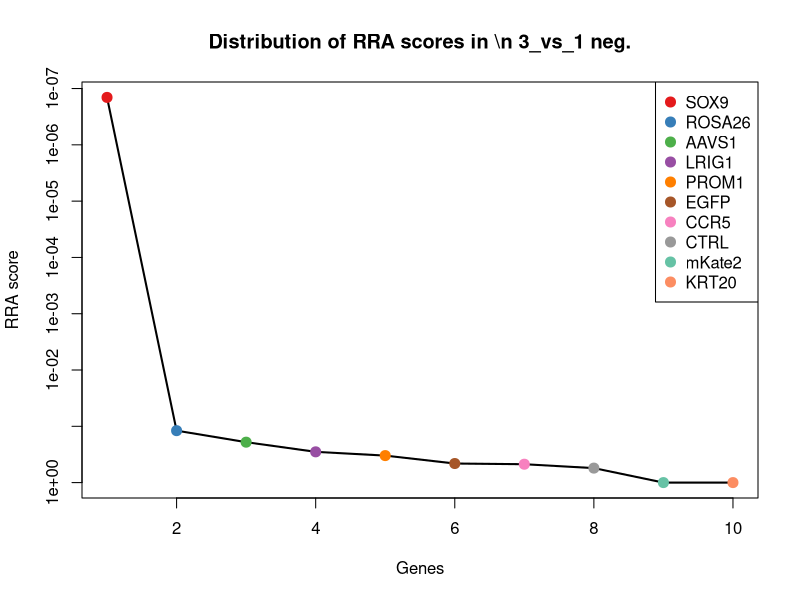
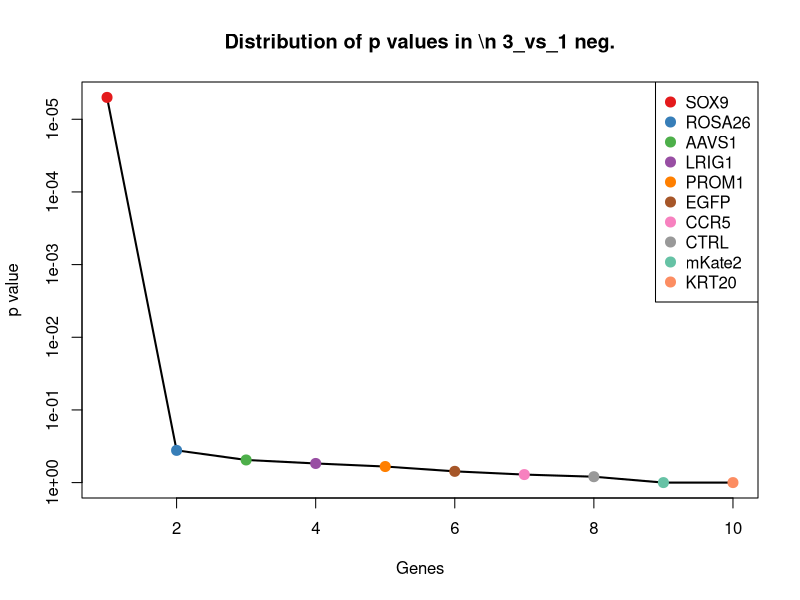
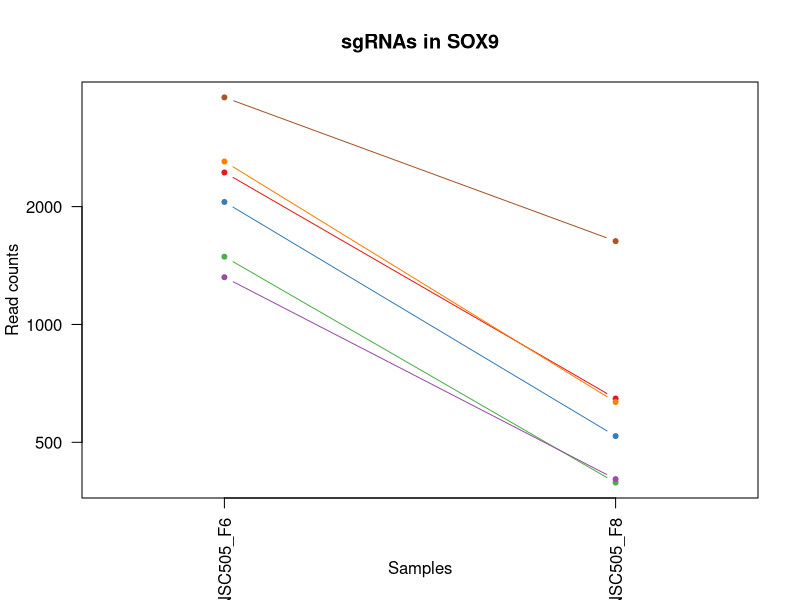
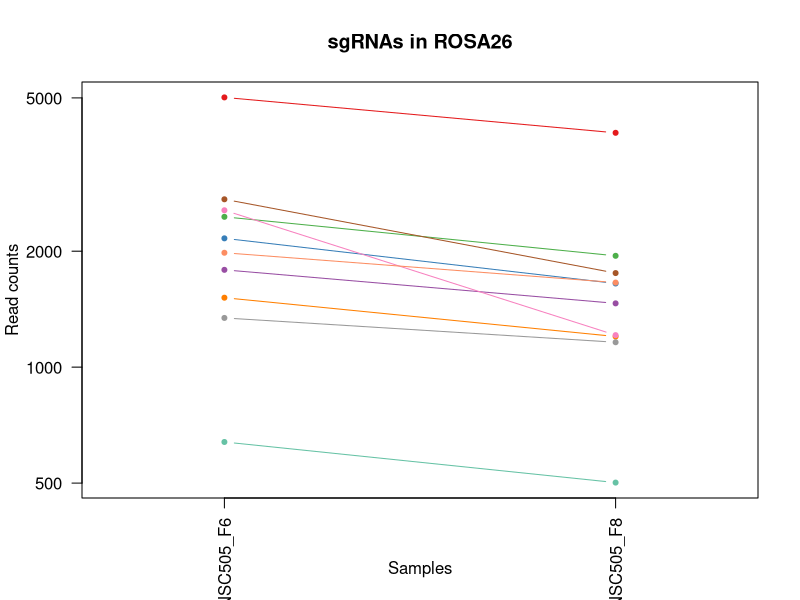
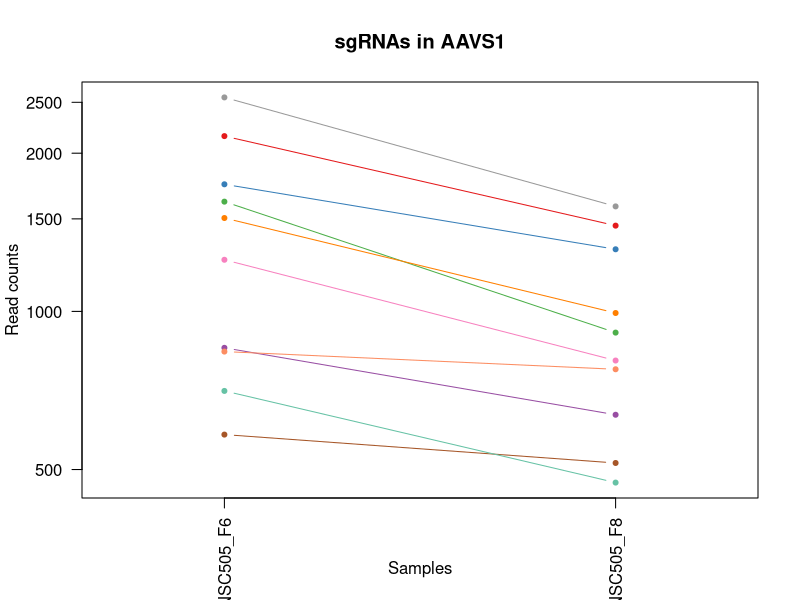
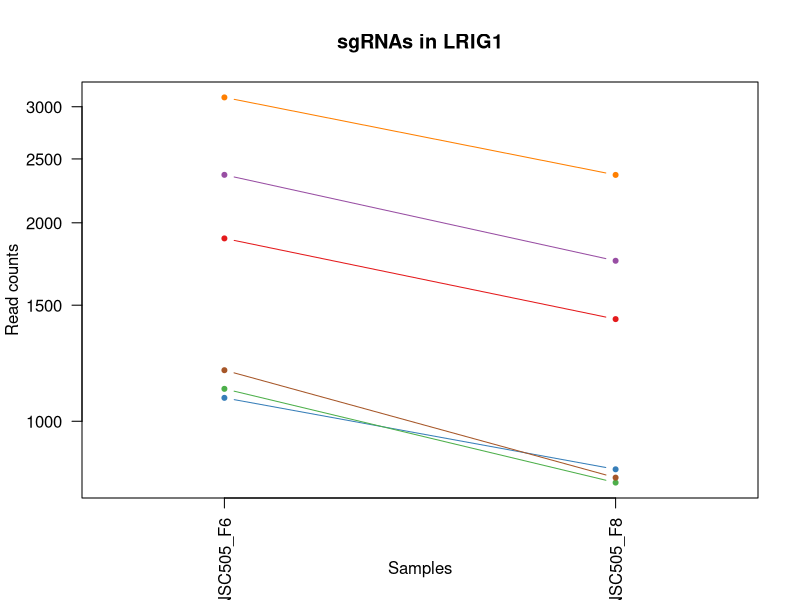
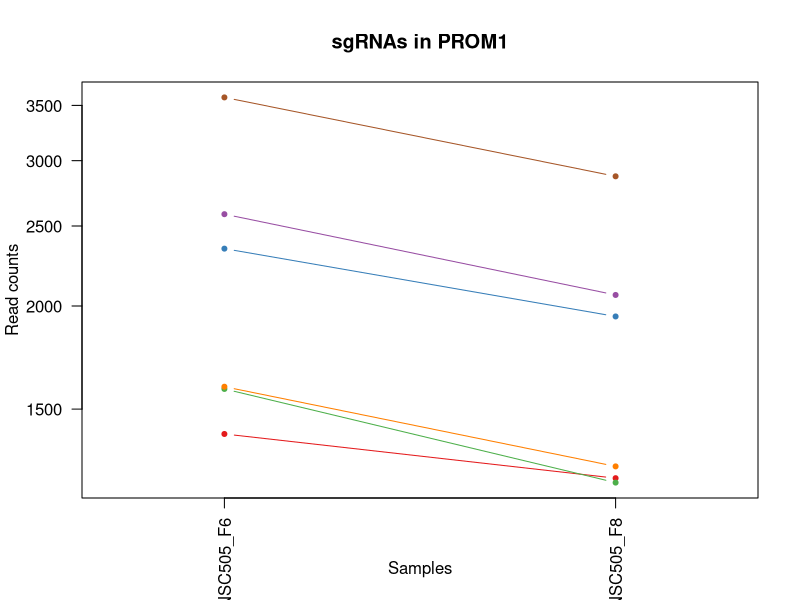
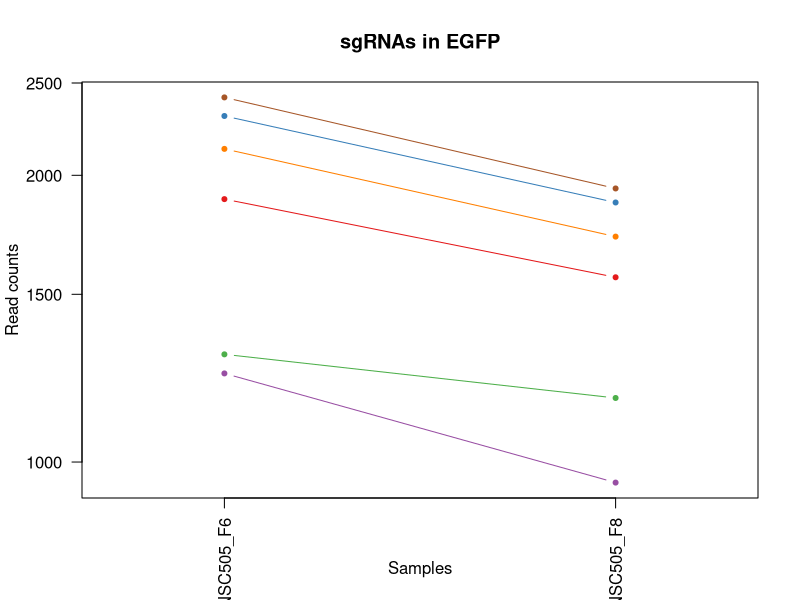

Write R code to recreate these figures, in order. (Note: this script raises an error after producing the figures.)
pdf(file='S5B_c1_t3.pdf',width=4.5,height=4.5);
gstable=read.table('S5B_c1_t3.gene_summary.txt',header=T)
# 
#
# parameters
# Do not modify the variables beginning with "__"

# gstablename='__GENE_SUMMARY_FILE__'
startindex=3
# outputfile='__OUTPUT_FILE__'
targetgenelist=c("SOX9","ROSA26","AAVS1","LRIG1","PROM1","EGFP","CCR5","CTRL","mKate2","KRT20")
# samplelabel=sub('.\\w+.\\w+$','',colnames(gstable)[startindex]);
samplelabel='3_vs_1 neg.'


# You need to write some codes in front of this code:
# gstable=read.table(gstablename,header=T)
# pdf(file=outputfile,width=6,height=6)


# set up color using RColorBrewer
#library(RColorBrewer)
#colors <- brewer.pal(length(targetgenelist), "Set1")

colors=c( "#E41A1C", "#377EB8", "#4DAF4A", "#984EA3", "#FF7F00",  "#A65628", "#F781BF",
          "#999999", "#66C2A5", "#FC8D62", "#8DA0CB", "#E78AC3", "#A6D854", "#FFD92F", "#E5C494", "#B3B3B3", 
          "#8DD3C7", "#FFFFB3", "#BEBADA", "#FB8072", "#80B1D3", "#FDB462", "#B3DE69", "#FCCDE5",
          "#D9D9D9", "#BC80BD", "#CCEBC5", "#FFED6F")

######
# function definition

plotrankedvalues<-function(val, tglist, ...){
  
  plot(val,log='y',ylim=c(max(val),min(val)),type='l',lwd=2, ...)
  if(length(tglist)>0){
    for(i in 1:length(tglist)){
      targetgene=tglist[i];
      tx=which(names(val)==targetgene);ty=val[targetgene];
      points(tx,ty,col=colors[(i %% length(colors)) ],cex=2,pch=20)
      # text(tx+50,ty,targetgene,col=colors[i])
    }
    legend('topright',tglist,pch=20,pt.cex = 2,cex=1,col=colors)
  }
}



plotrandvalues<-function(val,targetgenelist, ...){
  # choose the one with the best distance distribution
  
  mindiffvalue=0;
  randval=val;
  for(i in 1:20){
    randval0=sample(val)
    vindex=sort(which(names(randval0) %in% targetgenelist))
    if(max(vindex)>0.9*length(val)){
      # print('pass...')
      next;
    }
    mindiffind=min(diff(vindex));
    if (mindiffind > mindiffvalue){
      mindiffvalue=mindiffind;
      randval=randval0;
      # print(paste('Diff: ',mindiffvalue))
    }
  }
  plot(randval,log='y',ylim=c(max(randval),min(randval)),pch=20,col='grey', ...)
  
  if(length(targetgenelist)>0){
    for(i in 1:length(targetgenelist)){
      targetgene=targetgenelist[i];
      tx=which(names(randval)==targetgene);ty=randval[targetgene];
      points(tx,ty,col=colors[(i %% length(colors)) ],cex=2,pch=20)
      text(tx+50,ty,targetgene,col=colors[i])
    }
  }
  
}




# set.seed(1235)



pvec=gstable[,startindex]
names(pvec)=gstable[,'id']
pvec=sort(pvec);

plotrankedvalues(pvec,targetgenelist,xlab='Genes',ylab='RRA score',main=paste('Distribution of RRA scores in \\n',samplelabel))

# plotrandvalues(pvec,targetgenelist,xlab='Genes',ylab='RRA score',main=paste('Distribution of RRA scores in \\n',samplelabel))


pvec=gstable[,startindex+1]
names(pvec)=gstable[,'id']
pvec=sort(pvec);

plotrankedvalues(pvec,targetgenelist,xlab='Genes',ylab='p value',main=paste('Distribution of p values in \\n',samplelabel))

# plotrandvalues(pvec,targetgenelist,xlab='Genes',ylab='p value',main=paste('Distribution of p values in \\n',samplelabel))



# you need to write after this code:
# dev.off()






# parameters
# Do not modify the variables beginning with "__"
targetmat=list(c(2444.0679644399133,645.7950929141068),c(2054.5632158491244,517.6451291639638),c(1488.6415582273926,393.53138474453385),c(1319.1623928100264,401.6038234059602),c(2606.6093862437033,632.677380089289),c(3800.8923940093546,1631.6416644407982))
targetgene="SOX9"
collabel=c("S38_MNSC505_F6","S40_MNSC505_F8")

# set up color using RColorBrewer
#library(RColorBrewer)
#colors <- brewer.pal(length(targetgenelist), "Set1")

colors=c( "#E41A1C", "#377EB8", "#4DAF4A", "#984EA3", "#FF7F00",  "#A65628", "#F781BF",
          "#999999", "#66C2A5", "#FC8D62", "#8DA0CB", "#E78AC3", "#A6D854", "#FFD92F", "#E5C494", "#B3B3B3", 
          "#8DD3C7", "#FFFFB3", "#BEBADA", "#FB8072", "#80B1D3", "#FDB462", "#B3DE69", "#FCCDE5",
          "#D9D9D9", "#BC80BD", "#CCEBC5", "#FFED6F")


## code

targetmatvec=unlist(targetmat)+1
yrange=range(targetmatvec[targetmatvec>0]);
# yrange[1]=1; # set the minimum value to 1
for(i in 1:length(targetmat)){
  vali=targetmat[[i]]+1;
  if(i==1){
    plot(1:length(vali),vali,type='b',las=1,pch=20,main=paste('sgRNAs in',targetgene),ylab='Read counts',xlab='Samples',xlim=c(0.7,length(vali)+0.3),ylim = yrange,col=colors[(i %% length(colors))],xaxt='n',log='y')
    axis(1,at=1:length(vali),labels=(collabel),las=2)
    # lines(0:100,rep(1,101),col='black');
  }else{
    lines(1:length(vali),vali,type='b',pch=20,col=colors[(i %% length(colors))])
  }
}




# parameters
# Do not modify the variables beginning with "__"
targetmat=list(c(5014.006420154713,4057.409482199412),c(2158.6293700527704,1647.7865417636508),c(2454.9701329755335,1944.4486625710686),c(1787.9556398416885,1463.1295073835233),c(1513.4192139901654,1199.7661960544892),c(2726.533240135524,1753.7372991948714),c(2553.089649796114,1209.8567443812722),c(1340.9667298812665,1159.4040027473575),c(638.2724124490285,500.49119700843283),c(1980.2302485608059,1656.8680352577555))
targetgene="ROSA26"
collabel=c("S38_MNSC505_F6","S40_MNSC505_F8")

# set up color using RColorBrewer
#library(RColorBrewer)
#colors <- brewer.pal(length(targetgenelist), "Set1")

colors=c( "#E41A1C", "#377EB8", "#4DAF4A", "#984EA3", "#FF7F00",  "#A65628", "#F781BF",
          "#999999", "#66C2A5", "#FC8D62", "#8DA0CB", "#E78AC3", "#A6D854", "#FFD92F", "#E5C494", "#B3B3B3", 
          "#8DD3C7", "#FFFFB3", "#BEBADA", "#FB8072", "#80B1D3", "#FDB462", "#B3DE69", "#FCCDE5",
          "#D9D9D9", "#BC80BD", "#CCEBC5", "#FFED6F")


## code

targetmatvec=unlist(targetmat)+1
yrange=range(targetmatvec[targetmatvec>0]);
# yrange[1]=1; # set the minimum value to 1
for(i in 1:length(targetmat)){
  vali=targetmat[[i]]+1;
  if(i==1){
    plot(1:length(vali),vali,type='b',las=1,pch=20,main=paste('sgRNAs in',targetgene),ylab='Read counts',xlab='Samples',xlim=c(0.7,length(vali)+0.3),ylim = yrange,col=colors[(i %% length(colors))],xaxt='n',log='y')
    axis(1,at=1:length(vali),labels=(collabel),las=2)
    # lines(0:100,rep(1,101),col='black');
  }else{
    lines(1:length(vali),vali,type='b',pch=20,col=colors[(i %% length(colors))])
  }
}




# parameters
# Do not modify the variables beginning with "__"
targetmat=list(c(2154.6649451307267,1455.057068722097),c(1744.3469656992083,1311.7712824817795),c(1616.4942619633005,910.1674590758194),c(851.360252008875,634.6954897546457),c(1504.4992579155671,991.900900522761),c(581.7793573099065,513.6089098332507),c(1252.758275365795,805.2257564772771),c(2553.089649796114,1583.2070324722401),c(704.6765298932597,471.22860686076234),c(837.4847647817222,774.9541114969282))
targetgene="AAVS1"
collabel=c("S38_MNSC505_F6","S40_MNSC505_F8")

# set up color using RColorBrewer
#library(RColorBrewer)
#colors <- brewer.pal(length(targetgenelist), "Set1")

colors=c( "#E41A1C", "#377EB8", "#4DAF4A", "#984EA3", "#FF7F00",  "#A65628", "#F781BF",
          "#999999", "#66C2A5", "#FC8D62", "#8DA0CB", "#E78AC3", "#A6D854", "#FFD92F", "#E5C494", "#B3B3B3", 
          "#8DD3C7", "#FFFFB3", "#BEBADA", "#FB8072", "#80B1D3", "#FDB462", "#B3DE69", "#FCCDE5",
          "#D9D9D9", "#BC80BD", "#CCEBC5", "#FFED6F")


## code

targetmatvec=unlist(targetmat)+1
yrange=range(targetmatvec[targetmatvec>0]);
# yrange[1]=1; # set the minimum value to 1
for(i in 1:length(targetmat)){
  vali=targetmat[[i]]+1;
  if(i==1){
    plot(1:length(vali),vali,type='b',las=1,pch=20,main=paste('sgRNAs in',targetgene),ylab='Read counts',xlab='Samples',xlim=c(0.7,length(vali)+0.3),ylim = yrange,col=colors[(i %% length(colors))],xaxt='n',log='y')
    axis(1,at=1:length(vali),labels=(collabel),las=2)
    # lines(0:100,rep(1,101),col='black');
  }else{
    lines(1:length(vali),vali,type='b',pch=20,col=colors[(i %% length(colors))])
  }
}




# parameters
# Do not modify the variables beginning with "__"
targetmat=list(c(1893.0129002758454,1427.812588239783),c(1084.2702161789398,844.5788949517304),c(1118.9589342468216,806.2348113099553),c(2363.7883597685295,1750.7101346968366),c(3098.198076577117,2363.20641813256),c(1194.2830077656513,820.3615789674514))
targetgene="LRIG1"
collabel=c("S38_MNSC505_F6","S40_MNSC505_F8")

# set up color using RColorBrewer
#library(RColorBrewer)
#colors <- brewer.pal(length(targetgenelist), "Set1")

colors=c( "#E41A1C", "#377EB8", "#4DAF4A", "#984EA3", "#FF7F00",  "#A65628", "#F781BF",
          "#999999", "#66C2A5", "#FC8D62", "#8DA0CB", "#E78AC3", "#A6D854", "#FFD92F", "#E5C494", "#B3B3B3", 
          "#8DD3C7", "#FFFFB3", "#BEBADA", "#FB8072", "#80B1D3", "#FDB462", "#B3DE69", "#FCCDE5",
          "#D9D9D9", "#BC80BD", "#CCEBC5", "#FFED6F")


## code

targetmatvec=unlist(targetmat)+1
yrange=range(targetmatvec[targetmatvec>0]);
# yrange[1]=1; # set the minimum value to 1
for(i in 1:length(targetmat)){
  vali=targetmat[[i]]+1;
  if(i==1){
    plot(1:length(vali),vali,type='b',las=1,pch=20,main=paste('sgRNAs in',targetgene),ylab='Read counts',xlab='Samples',xlim=c(0.7,length(vali)+0.3),ylim = yrange,col=colors[(i %% length(colors))],xaxt='n',log='y')
    axis(1,at=1:length(vali),labels=(collabel),las=2)
    # lines(0:100,rep(1,101),col='black');
  }else{
    lines(1:length(vali),vali,type='b',pch=20,col=colors[(i %% length(colors))])
  }
}




# parameters
# Do not modify the variables beginning with "__"
targetmat=list(c(1398.4508912508995,1236.0921700309077),c(2345.948447619333,1941.4214980730337),c(1585.769968817462,1220.9563475407333),c(2582.8228367114416,2061.4990231617508),c(1595.6810311225713,1277.4634181707177),c(3577.893492144399,2870.7609989697407))
targetgene="PROM1"
collabel=c("S38_MNSC505_F6","S40_MNSC505_F8")

# set up color using RColorBrewer
#library(RColorBrewer)
#colors <- brewer.pal(length(targetgenelist), "Set1")

colors=c( "#E41A1C", "#377EB8", "#4DAF4A", "#984EA3", "#FF7F00",  "#A65628", "#F781BF",
          "#999999", "#66C2A5", "#FC8D62", "#8DA0CB", "#E78AC3", "#A6D854", "#FFD92F", "#E5C494", "#B3B3B3", 
          "#8DD3C7", "#FFFFB3", "#BEBADA", "#FB8072", "#80B1D3", "#FDB462", "#B3DE69", "#FCCDE5",
          "#D9D9D9", "#BC80BD", "#CCEBC5", "#FFED6F")


## code

targetmatvec=unlist(targetmat)+1
yrange=range(targetmatvec[targetmatvec>0]);
# yrange[1]=1; # set the minimum value to 1
for(i in 1:length(targetmat)){
  vali=targetmat[[i]]+1;
  if(i==1){
    plot(1:length(vali),vali,type='b',las=1,pch=20,main=paste('sgRNAs in',targetgene),ylab='Read counts',xlab='Samples',xlim=c(0.7,length(vali)+0.3),ylim = yrange,col=colors[(i %% length(colors))],xaxt='n',log='y')
    axis(1,at=1:length(vali),labels=(collabel),las=2)
    # lines(0:100,rep(1,101),col='black');
  }else{
    lines(1:length(vali),vali,type='b',pch=20,col=colors[(i %% length(colors))])
  }
}




# parameters
# Do not modify the variables beginning with "__"
targetmat=list(c(1887.06626289278,1562.016880985996),c(2307.2953046294074,1871.7967146182316),c(1296.3669495082754,1166.4673865761056),c(1237.8916819081314,950.5296523829511),c(2130.878395598465,1723.4656542145228),c(2413.343671294075,1936.3762239096422))
targetgene="EGFP"
collabel=c("S38_MNSC505_F6","S40_MNSC505_F8")

# set up color using RColorBrewer
#library(RColorBrewer)
#colors <- brewer.pal(length(targetgenelist), "Set1")

colors=c( "#E41A1C", "#377EB8", "#4DAF4A", "#984EA3", "#FF7F00",  "#A65628", "#F781BF",
          "#999999", "#66C2A5", "#FC8D62", "#8DA0CB", "#E78AC3", "#A6D854", "#FFD92F", "#E5C494", "#B3B3B3", 
          "#8DD3C7", "#FFFFB3", "#BEBADA", "#FB8072", "#80B1D3", "#FDB462", "#B3DE69", "#FCCDE5",
          "#D9D9D9", "#BC80BD", "#CCEBC5", "#FFED6F")


## code

targetmatvec=unlist(targetmat)+1
yrange=range(targetmatvec[targetmatvec>0]);
# yrange[1]=1; # set the minimum value to 1
for(i in 1:length(targetmat)){
  vali=targetmat[[i]]+1;
  if(i==1){
    plot(1:length(vali),vali,type='b',las=1,pch=20,main=paste('sgRNAs in',targetgene),ylab='Read counts',xlab='Samples',xlim=c(0.7,length(vali)+0.3),ylim = yrange,col=colors[(i %% length(colors))],xaxt='n',log='y')
    axis(1,at=1:length(vali),labels=(collabel),las=2)
    # lines(0:100,rep(1,101),col='black');
  }else{
    lines(1:length(vali),vali,type='b',pch=20,col=colors[(i %% length(colors))])
  }
}




# parameters
# Do not modify the variables beginning with "__"
targetmat=list(c(1221.0428759894457,861.7328271072614),c(2047.625472235548,1415.7039302476437),c(1106.0745532501799,832.4702369595909),c(956.4175124430319,638.7317090853588),c(1211.1318136843367,953.5568168809859),c(1639.2897052650515,939.4300492234898),c(2617.5115547793234,2108.92460029763),c(1596.6721373530822,1387.4503949326515),c(1045.617073189014,651.8494219101766),c(1485.6682395358598,1079.6886709657724))
targetgene="CCR5"
collabel=c("S38_MNSC505_F6","S40_MNSC505_F8")

# set up color using RColorBrewer
#library(RColorBrewer)
#colors <- brewer.pal(length(targetgenelist), "Set1")

colors=c( "#E41A1C", "#377EB8", "#4DAF4A", "#984EA3", "#FF7F00",  "#A65628", "#F781BF",
          "#999999", "#66C2A5", "#FC8D62", "#8DA0CB", "#E78AC3", "#A6D854", "#FFD92F", "#E5C494", "#B3B3B3", 
          "#8DD3C7", "#FFFFB3", "#BEBADA", "#FB8072", "#80B1D3", "#FDB462", "#B3DE69", "#FCCDE5",
          "#D9D9D9", "#BC80BD", "#CCEBC5", "#FFED6F")


## code

targetmatvec=unlist(targetmat)+1
yrange=range(targetmatvec[targetmatvec>0]);
# yrange[1]=1; # set the minimum value to 1
for(i in 1:length(targetmat)){
  vali=targetmat[[i]]+1;
  if(i==1){
    plot(1:length(vali),vali,type='b',las=1,pch=20,main=paste('sgRNAs in',targetgene),ylab='Read counts',xlab='Samples',xlim=c(0.7,length(vali)+0.3),ylim = yrange,col=colors[(i %% length(colors))],xaxt='n',log='y')
    axis(1,at=1:length(vali),labels=(collabel),las=2)
    # lines(0:100,rep(1,101),col='black');
  }else{
    lines(1:length(vali),vali,type='b',pch=20,col=colors[(i %% length(colors))])
  }
}




# parameters
# Do not modify the variables beginning with "__"
targetmat=list(c(1384.5754040237466,1169.4945510741404),c(1257.7138065183497,1063.5437936429198),c(4161.655061915328,3520.5923112145606),c(762.1606912628928,568.0978707978784),c(1388.5398289457903,1136.1957415957568),c(2888.083555708803,2101.861216468882),c(1874.181881896138,1348.097256458198),c(1543.1524009054929,1193.7118670584193),c(1385.5665102542575,1152.3406189186094),c(2334.0551728532023,2051.408474834968))
targetgene="CTRL"
collabel=c("S38_MNSC505_F6","S40_MNSC505_F8")

# set up color using RColorBrewer
#library(RColorBrewer)
#colors <- brewer.pal(length(targetgenelist), "Set1")

colors=c( "#E41A1C", "#377EB8", "#4DAF4A", "#984EA3", "#FF7F00",  "#A65628", "#F781BF",
          "#999999", "#66C2A5", "#FC8D62", "#8DA0CB", "#E78AC3", "#A6D854", "#FFD92F", "#E5C494", "#B3B3B3", 
          "#8DD3C7", "#FFFFB3", "#BEBADA", "#FB8072", "#80B1D3", "#FDB462", "#B3DE69", "#FCCDE5",
          "#D9D9D9", "#BC80BD", "#CCEBC5", "#FFED6F")


## code

targetmatvec=unlist(targetmat)+1
yrange=range(targetmatvec[targetmatvec>0]);
# yrange[1]=1; # set the minimum value to 1
for(i in 1:length(targetmat)){
  vali=targetmat[[i]]+1;
  if(i==1){
    plot(1:length(vali),vali,type='b',las=1,pch=20,main=paste('sgRNAs in',targetgene),ylab='Read counts',xlab='Samples',xlim=c(0.7,length(vali)+0.3),ylim = yrange,col=colors[(i %% length(colors))],xaxt='n',log='y')
    axis(1,at=1:length(vali),labels=(collabel),las=2)
    # lines(0:100,rep(1,101),col='black');
  }else{
    lines(1:length(vali),vali,type='b',pch=20,col=colors[(i %% length(colors))])
  }
}




# parameters
# Do not modify the variables beginning with "__"
targetmat=list(c(819.6448526325257,3545.818682031518),c(1070.3947289517869,4232.9850230854345),c(893.9778199208442,3755.702087228603),c(1027.7771610398177,2211.848193230816),c(790.9027719477092,2932.3133437631163),c(1368.717704335572,5607.317705193269))
targetgene="mKate2"
collabel=c("S38_MNSC505_F6","S40_MNSC505_F8")

# set up color using RColorBrewer
#library(RColorBrewer)
#colors <- brewer.pal(length(targetgenelist), "Set1")

colors=c( "#E41A1C", "#377EB8", "#4DAF4A", "#984EA3", "#FF7F00",  "#A65628", "#F781BF",
          "#999999", "#66C2A5", "#FC8D62", "#8DA0CB", "#E78AC3", "#A6D854", "#FFD92F", "#E5C494", "#B3B3B3", 
          "#8DD3C7", "#FFFFB3", "#BEBADA", "#FB8072", "#80B1D3", "#FDB462", "#B3DE69", "#FCCDE5",
          "#D9D9D9", "#BC80BD", "#CCEBC5", "#FFED6F")


## code

targetmatvec=unlist(targetmat)+1
yrange=range(targetmatvec[targetmatvec>0]);
# yrange[1]=1; # set the minimum value to 1
for(i in 1:length(targetmat)){
  vali=targetmat[[i]]+1;
  if(i==1){
    plot(1:length(vali),vali,type='b',las=1,pch=20,main=paste('sgRNAs in',targetgene),ylab='Read counts',xlab='Samples',xlim=c(0.7,length(vali)+0.3),ylim = yrange,col=colors[(i %% length(colors))],xaxt='n',log='y')
    axis(1,at=1:length(vali),labels=(collabel),las=2)
    # lines(0:100,rep(1,101),col='black');
  }else{
    lines(1:length(vali),vali,type='b',pch=20,col=colors[(i %% length(colors))])
  }
}




# parameters
# Do not modify the variables beginning with "__"
targetmat=list(c(1146.7099087011272,3761.7564162246726),c(1378.628766640681,5299.555981226389),c(1404.3975286339648,4498.366444079826),c(665.0322806728232,2135.1600259472657),c(1983.2035672523386,7018.985416110199),c(970.2929996701846,2947.449166253291))
targetgene="KRT20"
collabel=c("S38_MNSC505_F6","S40_MNSC505_F8")

# set up color using RColorBrewer
#library(RColorBrewer)
#colors <- brewer.pal(length(targetgenelist), "Set1")

colors=c( "#E41A1C", "#377EB8", "#4DAF4A", "#984EA3", "#FF7F00",  "#A65628", "#F781BF",
          "#999999", "#66C2A5", "#FC8D62", "#8DA0CB", "#E78AC3", "#A6D854", "#FFD92F", "#E5C494", "#B3B3B3", 
          "#8DD3C7", "#FFFFB3", "#BEBADA", "#FB8072", "#80B1D3", "#FDB462", "#B3DE69", "#FCCDE5",
          "#D9D9D9", "#BC80BD", "#CCEBC5", "#FFED6F")


## code

targetmatvec=unlist(targetmat)+1
yrange=range(targetmatvec[targetmatvec>0]);
# yrange[1]=1; # set the minimum value to 1
for(i in 1:length(targetmat)){
  vali=targetmat[[i]]+1;
  if(i==1){
    plot(1:length(vali),vali,type='b',las=1,pch=20,main=paste('sgRNAs in',targetgene),ylab='Read counts',xlab='Samples',xlim=c(0.7,length(vali)+0.3),ylim = yrange,col=colors[(i %% length(colors))],xaxt='n',log='y')
    axis(1,at=1:length(vali),labels=(collabel),las=2)
    # lines(0:100,rep(1,101),col='black');
  }else{
    lines(1:length(vali),vali,type='b',pch=20,col=colors[(i %% length(colors))])
  }
}



# 
#
# parameters
# Do not modify the variables beginning with "__"

# gstablename='__GENE_SUMMARY_FILE__'
startindex=9
# outputfile='__OUTPUT_FILE__'
targetgenelist=c("mKate2","KRT20","EGFP","PROM1","AAVS1","LRIG1","ROSA26","CTRL","CCR5","SOX9")
# samplelabel=sub('.\\w+.\\w+$','',colnames(gstable)[startindex]);
samplelabel='3_vs_1 pos.'


# You need to write some codes in front of this code:
# gstable=read.table(gstablename,header=T)
# pdf(file=outputfile,width=6,height=6)


# set up color using RColorBrewer
#library(RColorBrewer)
#colors <- brewer.pal(length(targetgenelist), "Set1")

colors=c( "#E41A1C", "#377EB8", "#4DAF4A", "#984EA3", "#FF7F00",  "#A65628", "#F781BF",
          "#999999", "#66C2A5", "#FC8D62", "#8DA0CB", "#E78AC3", "#A6D854", "#FFD92F", "#E5C494", "#B3B3B3", 
          "#8DD3C7", "#FFFFB3", "#BEBADA", "#FB8072", "#80B1D3", "#FDB462", "#B3DE69", "#FCCDE5",
          "#D9D9D9", "#BC80BD", "#CCEBC5", "#FFED6F")

######
# function definition

plotrankedvalues<-function(val, tglist, ...){
  
  plot(val,log='y',ylim=c(max(val),min(val)),type='l',lwd=2, ...)
  if(length(tglist)>0){
    for(i in 1:length(tglist)){
      targetgene=tglist[i];
      tx=which(names(val)==targetgene);ty=val[targetgene];
      points(tx,ty,col=colors[(i %% length(colors)) ],cex=2,pch=20)
      # text(tx+50,ty,targetgene,col=colors[i])
    }
    legend('topright',tglist,pch=20,pt.cex = 2,cex=1,col=colors)
  }
}



plotrandvalues<-function(val,targetgenelist, ...){
  # choose the one with the best distance distribution
  
  mindiffvalue=0;
  randval=val;
  for(i in 1:20){
    randval0=sample(val)
    vindex=sort(which(names(randval0) %in% targetgenelist))
    if(max(vindex)>0.9*length(val)){
      # print('pass...')
      next;
    }
    mindiffind=min(diff(vindex));
    if (mindiffind > mindiffvalue){
      mindiffvalue=mindiffind;
      randval=randval0;
      # print(paste('Diff: ',mindiffvalue))
    }
  }
  plot(randval,log='y',ylim=c(max(randval),min(randval)),pch=20,col='grey', ...)
  
  if(length(targetgenelist)>0){
    for(i in 1:length(targetgenelist)){
      targetgene=targetgenelist[i];
      tx=which(names(randval)==targetgene);ty=randval[targetgene];
      points(tx,ty,col=colors[(i %% length(colors)) ],cex=2,pch=20)
      text(tx+50,ty,targetgene,col=colors[i])
    }
  }
  
}




# set.seed(1235)



pvec=gstable[,startindex]
names(pvec)=gstable[,'id']
pvec=sort(pvec);

plotrankedvalues(pvec,targetgenelist,xlab='Genes',ylab='RRA score',main=paste('Distribution of RRA scores in \\n',samplelabel))

# plotrandvalues(pvec,targetgenelist,xlab='Genes',ylab='RRA score',main=paste('Distribution of RRA scores in \\n',samplelabel))


pvec=gstable[,startindex+1]
names(pvec)=gstable[,'id']
pvec=sort(pvec);

plotrankedvalues(pvec,targetgenelist,xlab='Genes',ylab='p value',main=paste('Distribution of p values in \\n',samplelabel))

# plotrandvalues(pvec,targetgenelist,xlab='Genes',ylab='p value',main=paste('Distribution of p values in \\n',samplelabel))



# you need to write after this code:
# dev.off()






# parameters
# Do not modify the variables beginning with "__"
targetmat=list(c(819.6448526325257,3545.818682031518),c(1070.3947289517869,4232.9850230854345),c(893.9778199208442,3755.702087228603),c(1027.7771610398177,2211.848193230816),c(790.9027719477092,2932.3133437631163),c(1368.717704335572,5607.317705193269))
targetgene="mKate2"
collabel=c("S38_MNSC505_F6","S40_MNSC505_F8")

# set up color using RColorBrewer
#library(RColorBrewer)
#colors <- brewer.pal(length(targetgenelist), "Set1")

colors=c( "#E41A1C", "#377EB8", "#4DAF4A", "#984EA3", "#FF7F00",  "#A65628", "#F781BF",
          "#999999", "#66C2A5", "#FC8D62", "#8DA0CB", "#E78AC3", "#A6D854", "#FFD92F", "#E5C494", "#B3B3B3", 
          "#8DD3C7", "#FFFFB3", "#BEBADA", "#FB8072", "#80B1D3", "#FDB462", "#B3DE69", "#FCCDE5",
          "#D9D9D9", "#BC80BD", "#CCEBC5", "#FFED6F")


## code

targetmatvec=unlist(targetmat)+1
yrange=range(targetmatvec[targetmatvec>0]);
# yrange[1]=1; # set the minimum value to 1
for(i in 1:length(targetmat)){
  vali=targetmat[[i]]+1;
  if(i==1){
    plot(1:length(vali),vali,type='b',las=1,pch=20,main=paste('sgRNAs in',targetgene),ylab='Read counts',xlab='Samples',xlim=c(0.7,length(vali)+0.3),ylim = yrange,col=colors[(i %% length(colors))],xaxt='n',log='y')
    axis(1,at=1:length(vali),labels=(collabel),las=2)
    # lines(0:100,rep(1,101),col='black');
  }else{
    lines(1:length(vali),vali,type='b',pch=20,col=colors[(i %% length(colors))])
  }
}




# parameters
# Do not modify the variables beginning with "__"
targetmat=list(c(1146.7099087011272,3761.7564162246726),c(1378.628766640681,5299.555981226389),c(1404.3975286339648,4498.366444079826),c(665.0322806728232,2135.1600259472657),c(1983.2035672523386,7018.985416110199),c(970.2929996701846,2947.449166253291))
targetgene="KRT20"
collabel=c("S38_MNSC505_F6","S40_MNSC505_F8")

# set up color using RColorBrewer
#library(RColorBrewer)
#colors <- brewer.pal(length(targetgenelist), "Set1")

colors=c( "#E41A1C", "#377EB8", "#4DAF4A", "#984EA3", "#FF7F00",  "#A65628", "#F781BF",
          "#999999", "#66C2A5", "#FC8D62", "#8DA0CB", "#E78AC3", "#A6D854", "#FFD92F", "#E5C494", "#B3B3B3", 
          "#8DD3C7", "#FFFFB3", "#BEBADA", "#FB8072", "#80B1D3", "#FDB462", "#B3DE69", "#FCCDE5",
          "#D9D9D9", "#BC80BD", "#CCEBC5", "#FFED6F")


## code

targetmatvec=unlist(targetmat)+1
yrange=range(targetmatvec[targetmatvec>0]);
# yrange[1]=1; # set the minimum value to 1
for(i in 1:length(targetmat)){
  vali=targetmat[[i]]+1;
  if(i==1){
    plot(1:length(vali),vali,type='b',las=1,pch=20,main=paste('sgRNAs in',targetgene),ylab='Read counts',xlab='Samples',xlim=c(0.7,length(vali)+0.3),ylim = yrange,col=colors[(i %% length(colors))],xaxt='n',log='y')
    axis(1,at=1:length(vali),labels=(collabel),las=2)
    # lines(0:100,rep(1,101),col='black');
  }else{
    lines(1:length(vali),vali,type='b',pch=20,col=colors[(i %% length(colors))])
  }
}




# parameters
# Do not modify the variables beginning with "__"
targetmat=list(c(1887.06626289278,1562.016880985996),c(2307.2953046294074,1871.7967146182316),c(1296.3669495082754,1166.4673865761056),c(1237.8916819081314,950.5296523829511),c(2130.878395598465,1723.4656542145228),c(2413.343671294075,1936.3762239096422))
targetgene="EGFP"
collabel=c("S38_MNSC505_F6","S40_MNSC505_F8")

# set up color using RColorBrewer
#library(RColorBrewer)
#colors <- brewer.pal(length(targetgenelist), "Set1")

colors=c( "#E41A1C", "#377EB8", "#4DAF4A", "#984EA3", "#FF7F00",  "#A65628", "#F781BF",
          "#999999", "#66C2A5", "#FC8D62", "#8DA0CB", "#E78AC3", "#A6D854", "#FFD92F", "#E5C494", "#B3B3B3", 
          "#8DD3C7", "#FFFFB3", "#BEBADA", "#FB8072", "#80B1D3", "#FDB462", "#B3DE69", "#FCCDE5",
          "#D9D9D9", "#BC80BD", "#CCEBC5", "#FFED6F")


## code

targetmatvec=unlist(targetmat)+1
yrange=range(targetmatvec[targetmatvec>0]);
# yrange[1]=1; # set the minimum value to 1
for(i in 1:length(targetmat)){
  vali=targetmat[[i]]+1;
  if(i==1){
    plot(1:length(vali),vali,type='b',las=1,pch=20,main=paste('sgRNAs in',targetgene),ylab='Read counts',xlab='Samples',xlim=c(0.7,length(vali)+0.3),ylim = yrange,col=colors[(i %% length(colors))],xaxt='n',log='y')
    axis(1,at=1:length(vali),labels=(collabel),las=2)
    # lines(0:100,rep(1,101),col='black');
  }else{
    lines(1:length(vali),vali,type='b',pch=20,col=colors[(i %% length(colors))])
  }
}




# parameters
# Do not modify the variables beginning with "__"
targetmat=list(c(1398.4508912508995,1236.0921700309077),c(2345.948447619333,1941.4214980730337),c(1585.769968817462,1220.9563475407333),c(2582.8228367114416,2061.4990231617508),c(1595.6810311225713,1277.4634181707177),c(3577.893492144399,2870.7609989697407))
targetgene="PROM1"
collabel=c("S38_MNSC505_F6","S40_MNSC505_F8")

# set up color using RColorBrewer
#library(RColorBrewer)
#colors <- brewer.pal(length(targetgenelist), "Set1")

colors=c( "#E41A1C", "#377EB8", "#4DAF4A", "#984EA3", "#FF7F00",  "#A65628", "#F781BF",
          "#999999", "#66C2A5", "#FC8D62", "#8DA0CB", "#E78AC3", "#A6D854", "#FFD92F", "#E5C494", "#B3B3B3", 
          "#8DD3C7", "#FFFFB3", "#BEBADA", "#FB8072", "#80B1D3", "#FDB462", "#B3DE69", "#FCCDE5",
          "#D9D9D9", "#BC80BD", "#CCEBC5", "#FFED6F")


## code

targetmatvec=unlist(targetmat)+1
yrange=range(targetmatvec[targetmatvec>0]);
# yrange[1]=1; # set the minimum value to 1
for(i in 1:length(targetmat)){
  vali=targetmat[[i]]+1;
  if(i==1){
    plot(1:length(vali),vali,type='b',las=1,pch=20,main=paste('sgRNAs in',targetgene),ylab='Read counts',xlab='Samples',xlim=c(0.7,length(vali)+0.3),ylim = yrange,col=colors[(i %% length(colors))],xaxt='n',log='y')
    axis(1,at=1:length(vali),labels=(collabel),las=2)
    # lines(0:100,rep(1,101),col='black');
  }else{
    lines(1:length(vali),vali,type='b',pch=20,col=colors[(i %% length(colors))])
  }
}




# parameters
# Do not modify the variables beginning with "__"
targetmat=list(c(2154.6649451307267,1455.057068722097),c(1744.3469656992083,1311.7712824817795),c(1616.4942619633005,910.1674590758194),c(851.360252008875,634.6954897546457),c(1504.4992579155671,991.900900522761),c(581.7793573099065,513.6089098332507),c(1252.758275365795,805.2257564772771),c(2553.089649796114,1583.2070324722401),c(704.6765298932597,471.22860686076234),c(837.4847647817222,774.9541114969282))
targetgene="AAVS1"
collabel=c("S38_MNSC505_F6","S40_MNSC505_F8")

# set up color using RColorBrewer
#library(RColorBrewer)
#colors <- brewer.pal(length(targetgenelist), "Set1")

colors=c( "#E41A1C", "#377EB8", "#4DAF4A", "#984EA3", "#FF7F00",  "#A65628", "#F781BF",
          "#999999", "#66C2A5", "#FC8D62", "#8DA0CB", "#E78AC3", "#A6D854", "#FFD92F", "#E5C494", "#B3B3B3", 
          "#8DD3C7", "#FFFFB3", "#BEBADA", "#FB8072", "#80B1D3", "#FDB462", "#B3DE69", "#FCCDE5",
          "#D9D9D9", "#BC80BD", "#CCEBC5", "#FFED6F")


## code

targetmatvec=unlist(targetmat)+1
yrange=range(targetmatvec[targetmatvec>0]);
# yrange[1]=1; # set the minimum value to 1
for(i in 1:length(targetmat)){
  vali=targetmat[[i]]+1;
  if(i==1){
    plot(1:length(vali),vali,type='b',las=1,pch=20,main=paste('sgRNAs in',targetgene),ylab='Read counts',xlab='Samples',xlim=c(0.7,length(vali)+0.3),ylim = yrange,col=colors[(i %% length(colors))],xaxt='n',log='y')
    axis(1,at=1:length(vali),labels=(collabel),las=2)
    # lines(0:100,rep(1,101),col='black');
  }else{
    lines(1:length(vali),vali,type='b',pch=20,col=colors[(i %% length(colors))])
  }
}




# parameters
# Do not modify the variables beginning with "__"
targetmat=list(c(1893.0129002758454,1427.812588239783),c(1084.2702161789398,844.5788949517304),c(1118.9589342468216,806.2348113099553),c(2363.7883597685295,1750.7101346968366),c(3098.198076577117,2363.20641813256),c(1194.2830077656513,820.3615789674514))
targetgene="LRIG1"
collabel=c("S38_MNSC505_F6","S40_MNSC505_F8")

# set up color using RColorBrewer
#library(RColorBrewer)
#colors <- brewer.pal(length(targetgenelist), "Set1")

colors=c( "#E41A1C", "#377EB8", "#4DAF4A", "#984EA3", "#FF7F00",  "#A65628", "#F781BF",
          "#999999", "#66C2A5", "#FC8D62", "#8DA0CB", "#E78AC3", "#A6D854", "#FFD92F", "#E5C494", "#B3B3B3", 
          "#8DD3C7", "#FFFFB3", "#BEBADA", "#FB8072", "#80B1D3", "#FDB462", "#B3DE69", "#FCCDE5",
          "#D9D9D9", "#BC80BD", "#CCEBC5", "#FFED6F")


## code

targetmatvec=unlist(targetmat)+1
yrange=range(targetmatvec[targetmatvec>0]);
# yrange[1]=1; # set the minimum value to 1
for(i in 1:length(targetmat)){
  vali=targetmat[[i]]+1;
  if(i==1){
    plot(1:length(vali),vali,type='b',las=1,pch=20,main=paste('sgRNAs in',targetgene),ylab='Read counts',xlab='Samples',xlim=c(0.7,length(vali)+0.3),ylim = yrange,col=colors[(i %% length(colors))],xaxt='n',log='y')
    axis(1,at=1:length(vali),labels=(collabel),las=2)
    # lines(0:100,rep(1,101),col='black');
  }else{
    lines(1:length(vali),vali,type='b',pch=20,col=colors[(i %% length(colors))])
  }
}




# parameters
# Do not modify the variables beginning with "__"
targetmat=list(c(5014.006420154713,4057.409482199412),c(2158.6293700527704,1647.7865417636508),c(2454.9701329755335,1944.4486625710686),c(1787.9556398416885,1463.1295073835233),c(1513.4192139901654,1199.7661960544892),c(2726.533240135524,1753.7372991948714),c(2553.089649796114,1209.8567443812722),c(1340.9667298812665,1159.4040027473575),c(638.2724124490285,500.49119700843283),c(1980.2302485608059,1656.8680352577555))
targetgene="ROSA26"
collabel=c("S38_MNSC505_F6","S40_MNSC505_F8")

# set up color using RColorBrewer
#library(RColorBrewer)
#colors <- brewer.pal(length(targetgenelist), "Set1")

colors=c( "#E41A1C", "#377EB8", "#4DAF4A", "#984EA3", "#FF7F00",  "#A65628", "#F781BF",
          "#999999", "#66C2A5", "#FC8D62", "#8DA0CB", "#E78AC3", "#A6D854", "#FFD92F", "#E5C494", "#B3B3B3", 
          "#8DD3C7", "#FFFFB3", "#BEBADA", "#FB8072", "#80B1D3", "#FDB462", "#B3DE69", "#FCCDE5",
          "#D9D9D9", "#BC80BD", "#CCEBC5", "#FFED6F")


## code

targetmatvec=unlist(targetmat)+1
yrange=range(targetmatvec[targetmatvec>0]);
# yrange[1]=1; # set the minimum value to 1
for(i in 1:length(targetmat)){
  vali=targetmat[[i]]+1;
  if(i==1){
    plot(1:length(vali),vali,type='b',las=1,pch=20,main=paste('sgRNAs in',targetgene),ylab='Read counts',xlab='Samples',xlim=c(0.7,length(vali)+0.3),ylim = yrange,col=colors[(i %% length(colors))],xaxt='n',log='y')
    axis(1,at=1:length(vali),labels=(collabel),las=2)
    # lines(0:100,rep(1,101),col='black');
  }else{
    lines(1:length(vali),vali,type='b',pch=20,col=colors[(i %% length(colors))])
  }
}




# parameters
# Do not modify the variables beginning with "__"
targetmat=list(c(1384.5754040237466,1169.4945510741404),c(1257.7138065183497,1063.5437936429198),c(4161.655061915328,3520.5923112145606),c(762.1606912628928,568.0978707978784),c(1388.5398289457903,1136.1957415957568),c(2888.083555708803,2101.861216468882),c(1874.181881896138,1348.097256458198),c(1543.1524009054929,1193.7118670584193),c(1385.5665102542575,1152.3406189186094),c(2334.0551728532023,2051.408474834968))
targetgene="CTRL"
collabel=c("S38_MNSC505_F6","S40_MNSC505_F8")

# set up color using RColorBrewer
#library(RColorBrewer)
#colors <- brewer.pal(length(targetgenelist), "Set1")

colors=c( "#E41A1C", "#377EB8", "#4DAF4A", "#984EA3", "#FF7F00",  "#A65628", "#F781BF",
          "#999999", "#66C2A5", "#FC8D62", "#8DA0CB", "#E78AC3", "#A6D854", "#FFD92F", "#E5C494", "#B3B3B3", 
          "#8DD3C7", "#FFFFB3", "#BEBADA", "#FB8072", "#80B1D3", "#FDB462", "#B3DE69", "#FCCDE5",
          "#D9D9D9", "#BC80BD", "#CCEBC5", "#FFED6F")


## code

targetmatvec=unlist(targetmat)+1
yrange=range(targetmatvec[targetmatvec>0]);
# yrange[1]=1; # set the minimum value to 1
for(i in 1:length(targetmat)){
  vali=targetmat[[i]]+1;
  if(i==1){
    plot(1:length(vali),vali,type='b',las=1,pch=20,main=paste('sgRNAs in',targetgene),ylab='Read counts',xlab='Samples',xlim=c(0.7,length(vali)+0.3),ylim = yrange,col=colors[(i %% length(colors))],xaxt='n',log='y')
    axis(1,at=1:length(vali),labels=(collabel),las=2)
    # lines(0:100,rep(1,101),col='black');
  }else{
    lines(1:length(vali),vali,type='b',pch=20,col=colors[(i %% length(colors))])
  }
}




# parameters
# Do not modify the variables beginning with "__"
targetmat=list(c(1221.0428759894457,861.7328271072614),c(2047.625472235548,1415.7039302476437),c(1106.0745532501799,832.4702369595909),c(956.4175124430319,638.7317090853588),c(1211.1318136843367,953.5568168809859),c(1639.2897052650515,939.4300492234898),c(2617.5115547793234,2108.92460029763),c(1596.6721373530822,1387.4503949326515),c(1045.617073189014,651.8494219101766),c(1485.6682395358598,1079.6886709657724))
targetgene="CCR5"
collabel=c("S38_MNSC505_F6","S40_MNSC505_F8")

# set up color using RColorBrewer
#library(RColorBrewer)
#colors <- brewer.pal(length(targetgenelist), "Set1")

colors=c( "#E41A1C", "#377EB8", "#4DAF4A", "#984EA3", "#FF7F00",  "#A65628", "#F781BF",
          "#999999", "#66C2A5", "#FC8D62", "#8DA0CB", "#E78AC3", "#A6D854", "#FFD92F", "#E5C494", "#B3B3B3", 
          "#8DD3C7", "#FFFFB3", "#BEBADA", "#FB8072", "#80B1D3", "#FDB462", "#B3DE69", "#FCCDE5",
          "#D9D9D9", "#BC80BD", "#CCEBC5", "#FFED6F")


## code

targetmatvec=unlist(targetmat)+1
yrange=range(targetmatvec[targetmatvec>0]);
# yrange[1]=1; # set the minimum value to 1
for(i in 1:length(targetmat)){
  vali=targetmat[[i]]+1;
  if(i==1){
    plot(1:length(vali),vali,type='b',las=1,pch=20,main=paste('sgRNAs in',targetgene),ylab='Read counts',xlab='Samples',xlim=c(0.7,length(vali)+0.3),ylim = yrange,col=colors[(i %% length(colors))],xaxt='n',log='y')
    axis(1,at=1:length(vali),labels=(collabel),las=2)
    # lines(0:100,rep(1,101),col='black');
  }else{
    lines(1:length(vali),vali,type='b',pch=20,col=colors[(i %% length(colors))])
  }
}




# parameters
# Do not modify the variables beginning with "__"
targetmat=list(c(2444.0679644399133,645.7950929141068),c(2054.5632158491244,517.6451291639638),c(1488.6415582273926,393.53138474453385),c(1319.1623928100264,401.6038234059602),c(2606.6093862437033,632.677380089289),c(3800.8923940093546,1631.6416644407982))
targetgene="SOX9"
collabel=c("S38_MNSC505_F6","S40_MNSC505_F8")

# set up color using RColorBrewer
#library(RColorBrewer)
#colors <- brewer.pal(length(targetgenelist), "Set1")

colors=c( "#E41A1C", "#377EB8", "#4DAF4A", "#984EA3", "#FF7F00",  "#A65628", "#F781BF",
          "#999999", "#66C2A5", "#FC8D62", "#8DA0CB", "#E78AC3", "#A6D854", "#FFD92F", "#E5C494", "#B3B3B3", 
          "#8DD3C7", "#FFFFB3", "#BEBADA", "#FB8072", "#80B1D3", "#FDB462", "#B3DE69", "#FCCDE5",
          "#D9D9D9", "#BC80BD", "#CCEBC5", "#FFED6F")


## code

targetmatvec=unlist(targetmat)+1
yrange=range(targetmatvec[targetmatvec>0]);
# yrange[1]=1; # set the minimum value to 1
for(i in 1:length(targetmat)){
  vali=targetmat[[i]]+1;
  if(i==1){
    plot(1:length(vali),vali,type='b',las=1,pch=20,main=paste('sgRNAs in',targetgene),ylab='Read counts',xlab='Samples',xlim=c(0.7,length(vali)+0.3),ylim = yrange,col=colors[(i %% length(colors))],xaxt='n',log='y')
    axis(1,at=1:length(vali),labels=(collabel),las=2)
    # lines(0:100,rep(1,101),col='black');
  }else{
    lines(1:length(vali),vali,type='b',pch=20,col=colors[(i %% length(colors))])
  }
}



dev.off()
Sweave("S5B_c1_t3_summary.Rnw");
library(tools);

texi2dvi("S5B_c1_t3_summary.tex",pdf=TRUE);
